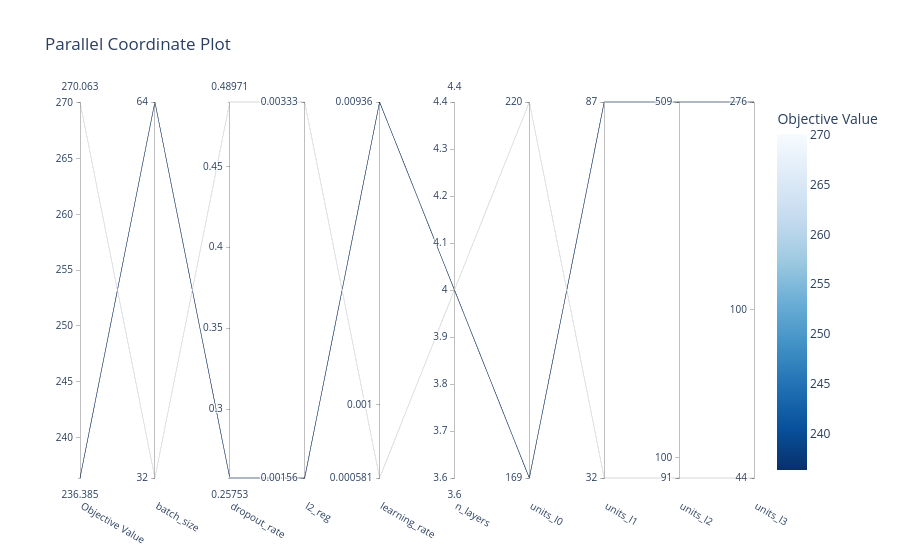

Notebook code cell kept with this figure:
### Code cell
optuna.visualization.plot_parallel_coordinate(study_nn)

### Figure 1 — Plotly figure (JSON) as saved in the notebook; plotly's stock layout.template omitted (floating-point values rounded to 4 significant figures)
{"data": [{"dimensions": [{"label": "Objective Value", "range": [236.4, 270.1], "values": [270.1, 236.4]}, {"label": "batch_size", "range": [0, 1], "ticktext": ["32", "64"], "tickvals": [0, 1], "values": [0, 1]}, {"label": "dropout_rate", "range": [0.2575, 0.4897], "values": [0.4897, 0.2575]}, {"label": "l2_reg", "range": [-2.808, -2.478], "ticktext": ["0.00156", "0.00333"], "tickvals": [-2.808, -2.478], "values": [-2.478, -2.808]}, {"label": "learning_rate", "range": [-3.236, -2.029], "ticktext": ["0.000581", "0.001", "0.00936"], "tickvals": [-3.236, -3, -2.029], "values": [-3.236, -2.029]}, {"label": "n_layers", "range": [4, 4], "values": [4, 4]}, {"label": "units_l0", "range": [2.228, 2.342], "ticktext": ["169", "220"], "tickvals": [2.228, 2.342], "values": [2.342, 2.228]}, {"label": "units_l1", "range": [1.505, 1.94], "ticktext": ["32", "87"], "tickvals": [1.505, 1.94], "values": [1.505, 1.94]}, {"label": "units_l2", "range": [1.959, 2.707], "ticktext": ["91", "100", "509"], "tickvals": [1.959, 2, 2.707], "values": [1.959, 2.707]}, {"label": "units_l3", "range": [1.643, 2.441], "ticktext": ["44", "100", "276"], "tickvals": [1.643, 2, 2.441], "values": [1.643, 2.441]}], "labelangle": 30, "labelside": "bottom", "line": {"color": [270.1, 236.4], "colorbar": {"title": {"text": "Objective Value"}}, "colorscale": [[0, "rgb(247,251,255)"], [0.125, "rgb(222,235,247)"], [0.25, "rgb(198,219,239)"], [0.375, "rgb(158,202,225)"], [0.5, "rgb(107,174,214)"], [0.625, "rgb(66,146,198)"], [0.75, "rgb(33,113,181)"], [0.875, "rgb(8,81,156)"], [1, "rgb(8,48,107)"]], "reversescale": true, "showscale": true}, "type": "parcoords"}], "layout": {"title": {"text": "Parallel Coordinate Plot"}}}
